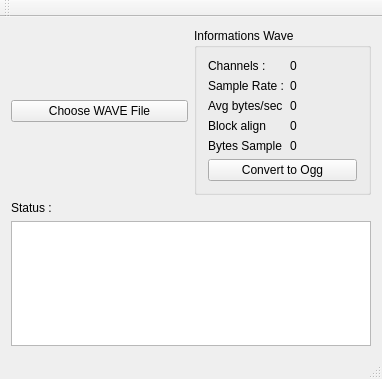
<?xml version="1.0" encoding="UTF-8"?>
<ui version="4.0">
 <class>MainWindow</class>
 <widget class="QMainWindow" name="MainWindow">
  <property name="geometry">
   <rect>
    <x>0</x>
    <y>0</y>
    <width>382</width>
    <height>379</height>
   </rect>
  </property>
  <property name="windowTitle">
   <string>MainWindow</string>
  </property>
  <widget class="QWidget" name="centralWidget">
   <layout class="QGridLayout" name="gridLayout_4">
    <item row="1" column="0" colspan="2">
     <layout class="QGridLayout" name="gridLayout_3">
      <item row="0" column="0">
       <widget class="QLabel" name="labelStatus">
        <property name="text">
         <string>Status :</string>
        </property>
       </widget>
      </item>
      <item row="1" column="0">
       <widget class="QTextEdit" name="textEdit">
        <property name="textInteractionFlags">
         <set>Qt::NoTextInteraction</set>
        </property>
       </widget>
      </item>
     </layout>
    </item>
    <item row="0" column="1">
     <widget class="QGroupBox" name="groupBox">
      <property name="title">
       <string>Informations Wave</string>
      </property>
      <layout class="QGridLayout" name="gridLayout_2">
       <item row="0" column="0">
        <layout class="QGridLayout" name="gridLayout">
         <item row="0" column="0">
          <widget class="QLabel" name="labelChannels">
           <property name="text">
            <string>Channels :</string>
           </property>
          </widget>
         </item>
         <item row="0" column="1">
          <widget class="QLabel" name="labelChannelsValue">
           <property name="text">
            <string>0</string>
           </property>
          </widget>
         </item>
         <item row="1" column="0">
          <widget class="QLabel" name="labelSampleRate">
           <property name="text">
            <string>Sample Rate :</string>
           </property>
          </widget>
         </item>
         <item row="1" column="1">
          <widget class="QLabel" name="labelSampleRateValue">
           <property name="text">
            <string>0</string>
           </property>
          </widget>
         </item>
         <item row="2" column="0">
          <widget class="QLabel" name="labelAvgBytesSecond">
           <property name="text">
            <string>Avg bytes/sec</string>
           </property>
          </widget>
         </item>
         <item row="2" column="1">
          <widget class="QLabel" name="labelAvgBytesSecondValue">
           <property name="text">
            <string>0</string>
           </property>
          </widget>
         </item>
         <item row="3" column="0">
          <widget class="QLabel" name="labelBlockAlign">
           <property name="text">
            <string>Block align</string>
           </property>
          </widget>
         </item>
         <item row="3" column="1">
          <widget class="QLabel" name="labelBlockAlignValue">
           <property name="text">
            <string>0</string>
           </property>
          </widget>
         </item>
         <item row="4" column="0">
          <widget class="QLabel" name="labelBytesSample">
           <property name="text">
            <string>Bytes Sample</string>
           </property>
          </widget>
         </item>
         <item row="4" column="1">
          <widget class="QLabel" name="labelBytesSampleValue">
           <property name="text">
            <string>0</string>
           </property>
          </widget>
         </item>
        </layout>
       </item>
       <item row="1" column="0">
        <widget class="QPushButton" name="convertButton">
         <property name="text">
          <string>Convert to Ogg</string>
         </property>
        </widget>
       </item>
      </layout>
     </widget>
    </item>
    <item row="0" column="0">
     <widget class="QPushButton" name="fileDialogButton">
      <property name="text">
       <string>Choose WAVE File</string>
      </property>
     </widget>
    </item>
   </layout>
  </widget>
  <widget class="QMenuBar" name="menuBar">
   <property name="geometry">
    <rect>
     <x>0</x>
     <y>0</y>
     <width>382</width>
     <height>20</height>
    </rect>
   </property>
  </widget>
  <widget class="QToolBar" name="mainToolBar">
   <attribute name="toolBarArea">
    <enum>TopToolBarArea</enum>
   </attribute>
   <attribute name="toolBarBreak">
    <bool>false</bool>
   </attribute>
  </widget>
  <widget class="QStatusBar" name="statusBar"/>
 </widget>
 <layoutdefault spacing="6" margin="11"/>
 <resources/>
 <connections/>
</ui>
